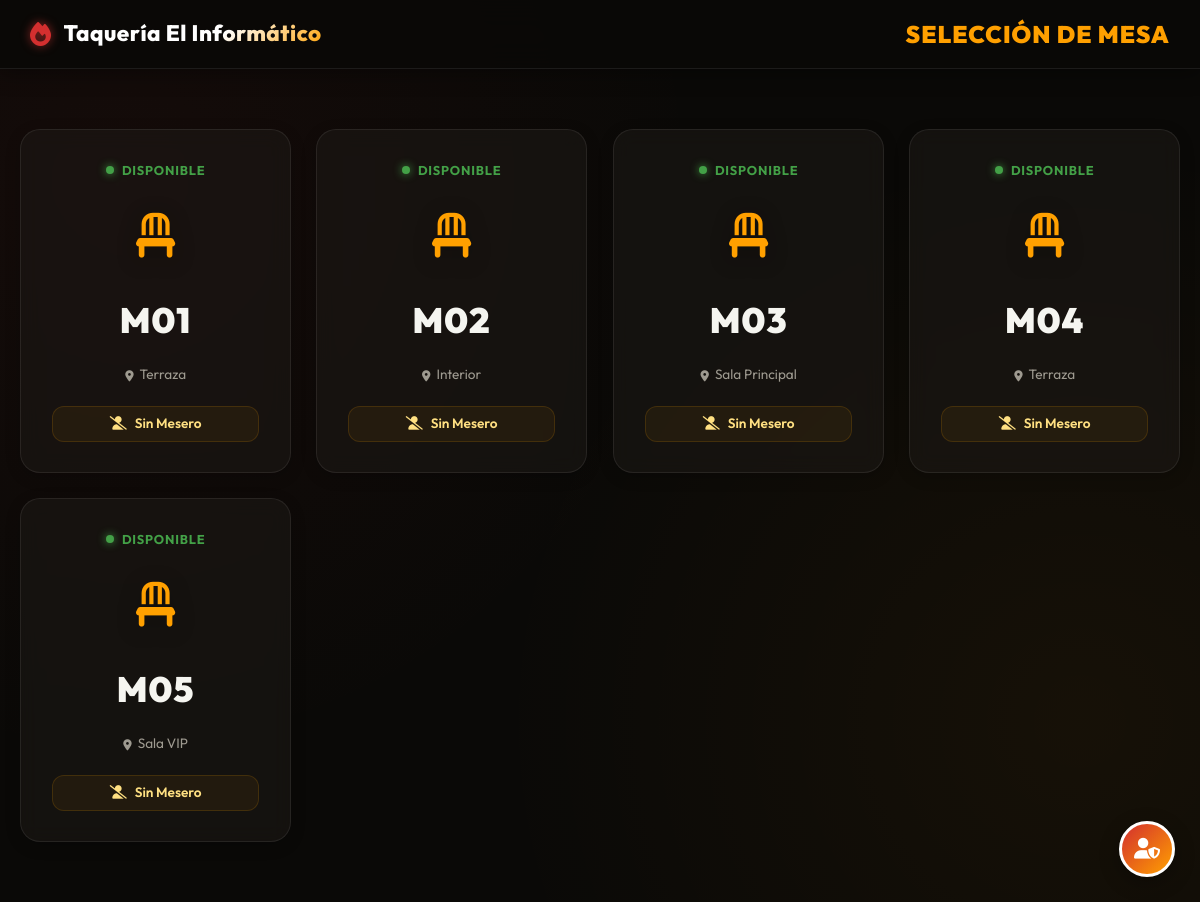
Before: / with the older database file.
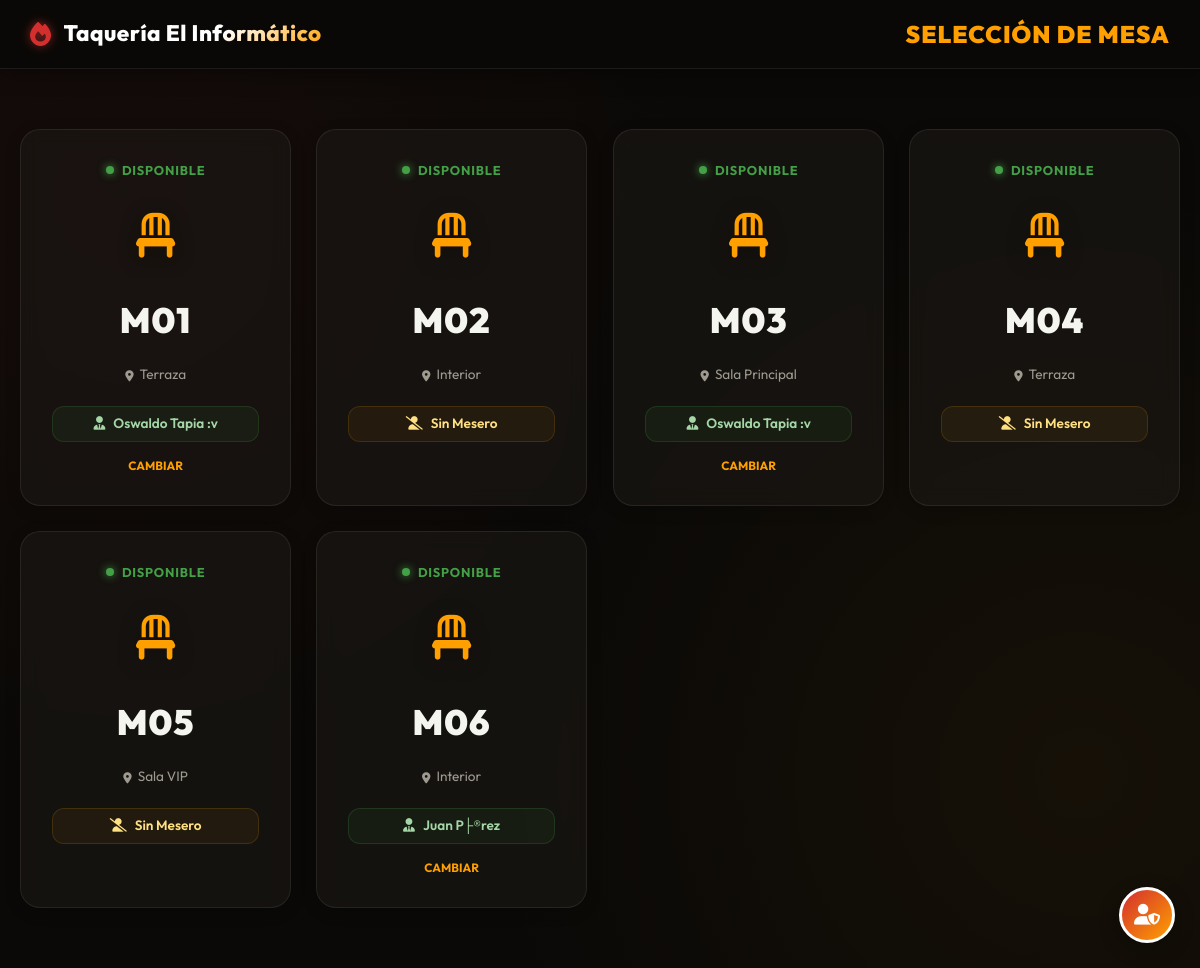
After: the same page with the newer database file.
### tables this page shows
CREATE TABLE `mesas` (
  `id` int NOT NULL AUTO_INCREMENT,
  `numero_mesa` varchar(10) NOT NULL,
  `estado` enum('libre','ocupada','reservada','mantenimiento') DEFAULT 'libre',
  `ubicacion` varchar(100) DEFAULT NULL,
  `activa` tinyint(1) DEFAULT '1',
  `mesero_id` int DEFAULT NULL,
  PRIMARY KEY (`id`),
  UNIQUE KEY `numero_mesa` (`numero_mesa`),
  KEY `fk_mesas_mesero` (`mesero_id`),
  CONSTRAINT `fk_mesas_mesero` FOREIGN KEY (`mesero_id`) REFERENCES `usuarios` (`id`) ON DELETE SET NULL
);

CREATE TABLE `usuarios` (
  `id` int NOT NULL AUTO_INCREMENT,
  `usuario` varchar(50) NOT NULL,
  `password_hash` varchar(255) NOT NULL,
  `nombre` varchar(100) NOT NULL,
  `rol` enum('admin','mesero','cocina','caja') NOT NULL,
  `activo` tinyint(1) DEFAULT '1',
  `fecha_creacion` timestamp NOT NULL DEFAULT CURRENT_TIMESTAMP,
  `ultimo_login` timestamp NULL DEFAULT NULL,
  PRIMARY KEY (`id`),
  UNIQUE KEY `usuario` (`usuario`)
);

### controllers/MesaController.php (called while the page is built, shortened)
<?php
require_once __DIR__ . '/../models/MesaModel.php';
require_once __DIR__ . '/../models/User.php';
class MesaController {
    public function index() {
        $mesaModel = new MesaModel();
        $mesas = $mesaModel->obtenerMesasActivas();
        $userModel = new User();
        $meseros = $userModel->obtenerMeseros();
        require_once __DIR__ . '/../models/Mesa.php';
        $mesaObj = new Mesa();
        $mesasDetalle = $mesaObj->getAll();
        $data = [
            'mesas' => $mesas,
            'meseros' => $meseros,
            'assets_url' => ASSETS_URL
        ];
        require_once __DIR__ . '/../views/mesas/mesas.php';
    }
}
?>

### config/database.php (called while the page is built, shortened)
<?php
class Database {
    private static $connection = null;
    public static function getConnection() {
        if (self::$connection === null) {
            try {
                $dsn = "mysql:host=" . DB_HOST . ";dbname=" . DB_NAME . ";charset=utf8mb4";
                self::$connection = new PDO($dsn, DB_USER, DB_PASS);
                self::$connection->setAttribute(PDO::ATTR_ERRMODE, PDO::ERRMODE_EXCEPTION);
                self::$connection->exec("SET time_zone = '-05:00'");
            } catch(PDOException $e) {
                die("Error de conexión: " . $e->getMessage());
            }
        }
        return self::$connection;
    }
}
?>

### models/MesaModel.php (called while the page is built, shortened)
<?php
require_once __DIR__ . '/../config/database.php';
class MesaModel {
    private $conn;
    public function __construct() {
        $this->conn = Database::getConnection();
    }
    public function obtenerMesasActivas() {
        $sql = "SELECT * FROM mesas WHERE activa = 1";
        $stmt = $this->conn->prepare($sql);
        $stmt->execute();
        return $stmt->fetchAll(PDO::FETCH_ASSOC);
    }
}

### models/User.php (called while the page is built, shortened)
<?php
class User {
    private $db;
    public function __construct() {
        $this->db = Database::getConnection();
    }
    public function obtenerMeseros() {
        $sql = "SELECT id, nombre FROM usuarios WHERE rol = 'mesero' AND activo = 1 ORDER BY nombre";
        $stmt = $this->db->prepare($sql);
        $stmt->execute();
        return $stmt->fetchAll(PDO::FETCH_ASSOC);
    }
}
?>

### models/Mesa.php (called while the page is built, shortened)
<?php
class Mesa {
    private $db;
    public function __construct() {
        $this->db = Database::getConnection();
    }
    public function getAll() {
        $sql = "SELECT m.*, u.nombre AS nombre_mesero
                FROM mesas m
                LEFT JOIN usuarios u ON m.mesero_id = u.id
                WHERE m.activa = 1
                ORDER BY m.numero_mesa";
        $stmt = $this->db->prepare($sql);
        $stmt->execute();
        return $stmt->fetchAll(PDO::FETCH_ASSOC);
    }
}
?>

### views/mesas/mesas.php (the view, shortened to what the changed rows need)
<!DOCTYPE html>
<html lang="es">
<head>
  <link rel="stylesheet" href="https://cdnjs.cloudflare.com/ajax/libs/font-awesome/6.4.0/css/all.min.css">
  <link rel="stylesheet" href="<?php echo ASSETS_URL; ?>css/estilos.css?v=6">
  <link rel="stylesheet" href="<?php echo BASE_URL; ?>public/css/mesas.css?v=5">
</head>
<body>
  <header>
    <div class="header-content">
      <h1 class="header-title">Selección de Mesa</h1>
    </div>
  </header>
  <main>
    <div class="mesas-container">
      <?php if (!empty($data['mesas'])): ?>
        <?php foreach ($data['mesas'] as $index => $mesa):
          $estado = $mesa['estado'] ?? 'libre';
          $esLibre = $estado === 'libre';
          $ubicacion = $mesa['ubicacion'] ?? '';
          $numero = htmlspecialchars($mesa['numero_mesa']);
          $nombreMesero = $mesa['nombre_mesero'] ?? null;
          $meseroId = $mesa['mesero_id'] ?? null;
        ?>
          <div class="mesa-card <?php echo $esLibre ? 'libre' : 'ocupada'; ?>"
               onclick="procesarClickMesa(<?php echo $mesa['id']; ?>, '<?php echo $numero; ?>', '<?php echo $estado; ?>', <?php echo $meseroId ? $meseroId : 'null'; ?>)"
               style="animation-delay: <?php echo $index * 0.06; ?>s">
            <div class="mesa-status">
              <span class="status-dot <?php echo $esLibre ? 'green' : 'red'; ?>"></span>
              <span class="status-text"><?php echo $esLibre ? 'Disponible' : 'Ocupada'; ?></span>
            </div>
            <div class="mesa-icon">
              <i class="fas fa-chair"></i>
            </div>
            <div class="mesa-number"><?php echo $numero; ?></div>
            <?php if ($ubicacion): ?>
              <div class="mesa-ubicacion">
                <i class="fas fa-map-marker-alt"></i>
                <?php echo htmlspecialchars($ubicacion); ?>
              </div>
            <?php endif; ?>
            <?php if ($nombreMesero): ?>
              <div class="mesa-mesero asignado">
                <i class="fas fa-user-tie"></i>
                <span><?php echo htmlspecialchars($nombreMesero); ?></span>
              </div>
              <?php if ($esLibre): ?>
                <button class="btn-cambiar-mesero" onclick="event.stopPropagation(); abrirModalMesero(<?php echo $mesa['id']; ?>, '<?php echo $numero; ?>', <?php echo $meseroId; ?>)">
                  Cambiar
                </button>
              <?php endif; ?>
            <?php else: ?>
              <div class="mesa-mesero sin-asignar">
                <i class="fas fa-user-slash"></i>
                <span>Sin Mesero</span>
              </div>
            <?php endif; ?>
          </div>
        <?php endforeach; ?>
      <?php endif; ?>
    </div>
  </main>
</body>
</html>

Changed rows visible on the page:
changed mesas (number 1 of 6 on the later page): mesero.nombre (not shown) → "Oswaldo Tapia :v"; mesero_id empty → 5 (drawn); no longer shows "Sin Mesero"
changed mesas "Sala Principal": mesero.nombre (not shown) → "Oswaldo Tapia :v"; mesero_id empty → 5 (drawn); no longer shows "Sin Mesero"
now on this page (row edited): mesas: estado "DISPONIBLE", numero_mesa "M06", ubicacion "Interior", mesero.nombre "Juan P├®rez"
